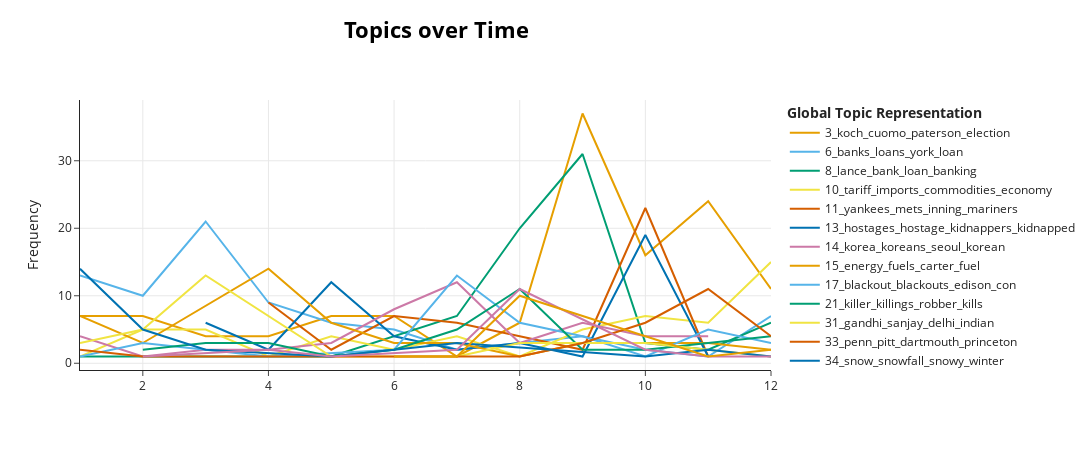

This figure's notebook cell:
### Code cell
tm.model.visualize_topics_over_time(tm.topics_over_time[tm.topics_over_time.Topic.isin(tm.topic_filter.topics)])

### Figure 1 — Plotly figure (JSON) as saved in the notebook; plotly's stock layout.template omitted (floating-point values rounded to 4 significant figures)
{"data": [{"hoverinfo": "text", "hovertext": ["<b>Topic 3</b><br>Words: puerto, statehood, rico, rican, ricans", "<b>Topic 3</b><br>Words: runoff, goodman, mayor, legislature, primary", "<b>Topic 3</b><br>Words: primary, stamp, koch, vetoes, sept", "<b>Topic 3</b><br>Words: cuomo, mayor, mayoralty, ronan, mame", "<b>Topic 3</b><br>Words: carey, cuomo, beame, election, predict", "<b>Topic 3</b><br>Words: byrne, bateman, mayor, campaign, badillo", "<b>Topic 3</b><br>Words: abzug, defense, strike, denounce, opponents", "<b>Topic 3</b><br>Words: cuomo, beame, ballot, striking, campaign", "<b>Topic 3</b><br>Words: koch, cuomo, endorses, paterson, candidates", "<b>Topic 3</b><br>Words: byrne, koch, bateman, debate, candidates", "<b>Topic 3</b><br>Words: koch, mayor, paterson, mayoral, deputy", "<b>Topic 3</b><br>Words: koch, officials, council, veto, commissioner"], "marker": {"color": "#E69F00"}, "mode": "lines", "name": "3_koch_cuomo_paterson_election", "type": "scatter", "x": [1, 2, 3, 4, 5, 6, 7, 8, 9, 10, 11, 12], "y": [7, 7, 4, 4, 7, 7, 1, 6, 37, 16, 24, 11]}, {"hoverinfo": "text", "hovertext": ["<b>Topic 6</b><br>Words: banks, bank, bankers, loans, finances", "<b>Topic 6</b><br>Words: loan, repayment, repay, york, treasury", "<b>Topic 6</b><br>Words: debt, loan, bond, banks, bonds", "<b>Topic 6</b><br>Words: loans, loan, borrowing, mortgage, budget", "<b>Topic 6</b><br>Words: bonds, securities, million, tax, koch", "<b>Topic 6</b><br>Words: spending, budget, city, deficit, albany", "<b>Topic 6</b><br>Words: budgets, towns, bankers, biwon, city", "<b>Topic 6</b><br>Words: agencies, productivity, policy, banding, beame", "<b>Topic 6</b><br>Words: note, fiscal, bonds, sales, sale", "<b>Topic 6</b><br>Words: budget, efficiency, klein, ceta, drawback", "<b>Topic 6</b><br>Words: moody, nevi, cancel, note, york", "<b>Topic 6</b><br>Words: financing, loans, fiscal, rebuilding, budget"], "marker": {"color": "#56B4E9"}, "mode": "lines", "name": "6_banks_loans_york_loan", "type": "scatter", "x": [1, 2, 3, 4, 5, 6, 7, 8, 9, 10, 11, 12], "y": [13, 10, 21, 9, 6, 5, 2, 3, 4, 2, 1, 7]}, {"hoverinfo": "text", "hovertext": ["<b>Topic 8</b><br>Words: accountants, accused, abusing, power, rule", "<b>Topic 8</b><br>Words: axelson, treasury, withdraws, consideration, post", "<b>Topic 8</b><br>Words: banking, slowed, electronic, habits, fears", "<b>Topic 8</b><br>Words: bankruptcy, loan, lance, debt, bank", "<b>Topic 8</b><br>Words: lance, loan, finances, inquiry, disclosure", "<b>Topic 8</b><br>Words: lance, resignation, percy, disputed, abused", "<b>Topic 8</b><br>Words: fleming, enthusiasm, lance, bank, loneliness", "<b>Topic 8</b><br>Words: lance, jury, repaying, banks, reported", "<b>Topic 8</b><br>Words: banks, bank, regulation, regulatory, regulators"], "marker": {"color": "#009E73"}, "mode": "lines", "name": "8_lance_bank_loan_banking", "type": "scatter", "x": [1, 3, 5, 7, 8, 9, 10, 11, 12], "y": [1, 1, 1, 7, 20, 31, 3, 2, 6]}, {"hoverinfo": "text", "hovertext": ["<b>Topic 10</b><br>Words: staff, cut, shift, goals, to", "<b>Topic 10</b><br>Words: capitalist, theorist, crisis, china, peasants", "<b>Topic 10</b><br>Words: tariff, economy, commodities, deficit, imports", "<b>Topic 10</b><br>Words: geneva, commodities, collapse, fund, efforts", "<b>Topic 10</b><br>Words: economic, industry, labor, textile, imports", "<b>Topic 10</b><br>Words: nations, aid, accord, demands, needy", "<b>Topic 10</b><br>Words: europeans, investing, deficit, tax, japan", "<b>Topic 10</b><br>Words: vw, bug, phased, out, being", "<b>Topic 10</b><br>Words: youngstown, steel, bankers, market, bid", "<b>Topic 10</b><br>Words: exporters, imports, economics, steel, market", "<b>Topic 10</b><br>Words: investments, deficit, imports, goods, slackening", "<b>Topic 10</b><br>Words: japan, japanese, imports, imported, foreign"], "marker": {"color": "#F0E442"}, "mode": "lines", "name": "10_tariff_imports_commodities_economy", "type": "scatter", "x": [1, 2, 3, 4, 5, 6, 7, 8, 9, 10, 11, 12], "y": [1, 5, 5, 1, 4, 2, 4, 1, 5, 7, 6, 15]}, {"hoverinfo": "text", "hovertext": ["<b>Topic 11</b><br>Words: mets, yankees, pitching, cubs, baseball", "<b>Topic 11</b><br>Words: mets, homer, yanks, win, munson", "<b>Topic 11</b><br>Words: mets, sox, pitcher, homer, frazier", "<b>Topic 11</b><br>Words: outfielder, bat, brewers, homer, cricket", "<b>Topic 11</b><br>Words: mets, brewers, mariners, sox, giants", "<b>Topic 11</b><br>Words: jackson, baltimore, munson, kingman, belts", "<b>Topic 11</b><br>Words: yankees, inning, dodgers, mets, innings", "<b>Topic 11</b><br>Words: spenders, baseball, pretenders, big, vs"], "marker": {"color": "#D55E00"}, "mode": "lines", "name": "11_yankees_mets_inning_mariners", "type": "scatter", "x": [4, 5, 6, 7, 8, 9, 10, 11], "y": [9, 2, 7, 6, 4, 2, 23, 1]}, {"hoverinfo": "text", "hovertext": ["<b>Topic 13</b><br>Words: hostages, hostage, moslems, kidnapping, gunmen", "<b>Topic 13</b><br>Words: guerrillas, army, prosecutor, fight, slain", "<b>Topic 13</b><br>Words: moluccans, dutch, hostages, netherlands, kidnappers", "<b>Topic 13</b><br>Words: siege, yugoslavs, captive, croats, shooting", "<b>Topic 13</b><br>Words: hostages, hostage, hijackers, hanafis, escape", "<b>Topic 13</b><br>Words: prisoners, killers, four, title, ulster", "<b>Topic 13</b><br>Words: hijackers, japanese, air, meet, willing", "<b>Topic 13</b><br>Words: hijackers, hostages, hijacked, hostage, hijacker", "<b>Topic 13</b><br>Words: kidnappers, dutchman, paid, million, wealthy"], "marker": {"color": "#0072B2"}, "mode": "lines", "name": "13_hostages_hostage_kidnappers_kidnapped", "type": "scatter", "x": [3, 4, 5, 6, 7, 8, 9, 10, 11], "y": [6, 2, 12, 4, 2, 3, 1, 19, 1]}, {"hoverinfo": "text", "hovertext": ["<b>Topic 14</b><br>Words: bribery, korean, lobbyist, indonesia, solicitors", "<b>Topic 14</b><br>Words: indonesia, chief, oil, concerns, charges", "<b>Topic 14</b><br>Words: congressmen, inquiry, lobby, tax, korea", "<b>Topic 14</b><br>Words: seoul, singapore, dissidents, political, critics", "<b>Topic 14</b><br>Words: korea, carter, military, defends, policy", "<b>Topic 14</b><br>Words: korea, korean, tong, disclose, dealings", "<b>Topic 14</b><br>Words: korea, koreans, korean, koreanfavors, prosecutor", "<b>Topic 14</b><br>Words: jaworski, korea, korean, tongsun, testimony", "<b>Topic 14</b><br>Words: korea, tongsun, korean, indicted, southkorearejectsu", "<b>Topic 14</b><br>Words: koreans, korea, seoul, korean, scandal", "<b>Topic 14</b><br>Words: seoul, korean, tongsun, park, carter"], "marker": {"color": "#CC79A7"}, "mode": "lines", "name": "14_korea_koreans_seoul_korean", "type": "scatter", "x": [1, 2, 3, 4, 5, 6, 7, 8, 9, 10, 11], "y": [4, 1, 2, 2, 3, 8, 12, 3, 6, 4, 4]}, {"hoverinfo": "text", "hovertext": ["<b>Topic 15</b><br>Words: heating, fuels, fuel, energy, heat", "<b>Topic 15</b><br>Words: fuel, gas, carter, coast, plans", "<b>Topic 15</b><br>Words: energy, scarcity, fuel, policy, carter", "<b>Topic 15</b><br>Words: energy, powers, bill, carter, czar", "<b>Topic 15</b><br>Words: energy, house, fuel, power, gas", "<b>Topic 15</b><br>Words: carter, gasoline, gas, president, proposal", "<b>Topic 15</b><br>Words: conserve, energy, president, house, program", "<b>Topic 15</b><br>Words: senate, propane, power, reform, energy", "<b>Topic 15</b><br>Words: energy, haste, bill, arguing, overconfidence", "<b>Topic 15</b><br>Words: energy, demand, gas, crisis, compromise", "<b>Topic 15</b><br>Words: energy, gas, bill, carter, accord"], "marker": {"color": "#E69F00"}, "mode": "lines", "name": "15_energy_fuels_carter_fuel", "type": "scatter", "x": [1, 2, 4, 5, 6, 7, 8, 9, 10, 11, 12], "y": [7, 3, 14, 6, 3, 3, 1, 3, 3, 3, 2]}, {"hoverinfo": "text", "hovertext": ["<b>Topic 17</b><br>Words: title, page, front, , ", "<b>Topic 17</b><br>Words: transportation, transport, subways, rail, gear", "<b>Topic 17</b><br>Words: marathon, train, dash, rush, dans", "<b>Topic 17</b><br>Words: floodwaters, in, the, way, of", "<b>Topic 17</b><br>Words: amtrak, freight, beach, jersey, derailment", "<b>Topic 17</b><br>Words: blackouts, blackout, delay, disrupted, ed", "<b>Topic 17</b><br>Words: blackout, edison, con, utilities, failure", "<b>Topic 17</b><br>Words: westchester, york, subway, cities, blackout", "<b>Topic 17</b><br>Words: dukes, tyrone, york, times, the", "<b>Topic 17</b><br>Words: flood, flooded, blackout, amtrak, rain", "<b>Topic 17</b><br>Words: traffic, ed, mayor, repair, plan"], "marker": {"color": "#56B4E9"}, "mode": "lines", "name": "17_blackout_blackouts_edison_con", "type": "scatter", "x": [1, 2, 3, 4, 6, 7, 8, 9, 10, 11, 12], "y": [1, 3, 2, 1, 2, 13, 6, 4, 1, 5, 3]}, {"hoverinfo": "text", "hovertext": ["<b>Topic 21</b><br>Words: militant, five, rochelle, gunman, kills", "<b>Topic 21</b><br>Words: suspects, deaths, lewisboro, arsonist, arrested", "<b>Topic 21</b><br>Words: slain, quinlan, fourth, family, jamaica", "<b>Topic 21</b><br>Words: robber, cab, bank, ride, takes", "<b>Topic 21</b><br>Words: robbery, postmaster, killer, street, wounds", "<b>Topic 21</b><br>Words: killings, deaths, slain, slayings, surrenders", "<b>Topic 21</b><br>Words: killer, kills, 44, victims, killed", "<b>Topic 21</b><br>Words: kills, wounds, chinatown, slain, palsy", "<b>Topic 21</b><br>Words: robber, park, shot, chase, bank", "<b>Topic 21</b><br>Words: robbers, detective, street, kills, killed"], "marker": {"color": "#009E73"}, "mode": "lines", "name": "21_killer_killings_robber_kills", "type": "scatter", "x": [2, 3, 4, 5, 6, 7, 8, 9, 10, 12], "y": [2, 3, 3, 1, 2, 5, 11, 2, 2, 4]}, {"hoverinfo": "text", "hovertext": ["<b>Topic 31</b><br>Words: gandhi, mrs, india, democracy, murdering", "<b>Topic 31</b><br>Words: gandhi, sanjay, mrs, aide, opposition", "<b>Topic 31</b><br>Words: gandhi, delhi, desai, india, indian", "<b>Topic 31</b><br>Words: democratic, government, indian, restored, weeks", "<b>Topic 31</b><br>Words: bandaranaike, lanka, sri, beaten, party", "<b>Topic 31</b><br>Words: gandhi, lanka, sri, aides, arrested", "<b>Topic 31</b><br>Words: gandhi, corruption, arrested, mrs, freed", "<b>Topic 31</b><br>Words: gandhi, split, congress, leadership, india"], "marker": {"color": "#F0E442"}, "mode": "lines", "name": "31_gandhi_sanjay_delhi_indian", "type": "scatter", "x": [1, 2, 3, 5, 7, 8, 10, 12], "y": [3, 5, 13, 1, 1, 3, 3, 1]}, {"hoverinfo": "text", "hovertext": ["<b>Topic 33</b><br>Words: bowl, seton, games, downs, rally", "<b>Topic 33</b><br>Words: clemson, maryland, 78, 84, ", "<b>Topic 33</b><br>Words: villanova, penn, relays, defeats, distance", "<b>Topic 33</b><br>Words: youngest, graduate, honor, 15, city", "<b>Topic 33</b><br>Words: giants, patriots, offense, victory, opener", "<b>Topic 33</b><br>Words: lions, loss, 7th, passes, pace", "<b>Topic 33</b><br>Words: penn, stadium, michigan, dartmouth, princeton", "<b>Topic 33</b><br>Words: harvard, princeton, pitt, dartmouth, yale", "<b>Topic 33</b><br>Words: united, payton, victory, pius, division"], "marker": {"color": "#D55E00"}, "mode": "lines", "name": "33_penn_pitt_dartmouth_princeton", "type": "scatter", "x": [1, 2, 4, 5, 8, 9, 10, 11, 12], "y": [2, 1, 1, 1, 1, 3, 6, 11, 4]}, {"hoverinfo": "text", "hovertext": ["<b>Topic 34</b><br>Words: snowfall, snow, freezing, precipitation, cold", "<b>Topic 34</b><br>Words: snow, snowy, buffalo, snowdrifts, winter", "<b>Topic 34</b><br>Words: snow, cold, spring, watertown, lining", "<b>Topic 34</b><br>Words: winter, snow, spring, feisty, hurrah", "<b>Topic 34</b><br>Words: thermometer, july, low, hottest, 100", "<b>Topic 34</b><br>Words: colgate, star, 7th, row, rolls", "<b>Topic 34</b><br>Words: front, title, zoo, birds, page", "<b>Topic 34</b><br>Words: ice, day, where, to, an"], "marker": {"color": "#0072B2"}, "mode": "lines", "name": "34_snow_snowfall_snowy_winter", "type": "scatter", "x": [1, 2, 3, 5, 7, 10, 11, 12], "y": [14, 5, 2, 1, 3, 1, 2, 1]}, {"hoverinfo": "text", "hovertext": ["<b>Topic 46</b><br>Words: banks, officials, criticize, inquiry, york", "<b>Topic 46</b><br>Words: charges, clergymen, pornography, fiscal, burlington", "<b>Topic 46</b><br>Words: accused, beame, million, agency, asks", "<b>Topic 46</b><br>Words: disclosure, inquiry, ordered, us, supported", "<b>Topic 46</b><br>Words: beame, accuses, alleged, fraud, crisis", "<b>Topic 46</b><br>Words: options, attack, market, trading, orders", "<b>Topic 46</b><br>Words: beams, charges, evidence, distorted, ", "<b>Topic 46</b><br>Words: deadline, curbs, puts, trading, end"], "marker": {"color": "#CC79A7"}, "mode": "lines", "name": "46_fraud_beame_charges_disclosure", "type": "scatter", "x": [2, 4, 5, 7, 8, 10, 11, 12], "y": [1, 2, 1, 2, 11, 2, 1, 1]}, {"hoverinfo": "text", "hovertext": ["<b>Topic 59</b><br>Words: rapists, execution, court, high, rules", "<b>Topic 59</b><br>Words: loner, gunman, life, fed, up", "<b>Topic 59</b><br>Words: sam, suspect, murders, shooting, yonkers", "<b>Topic 59</b><br>Words: ryan, killing, suspect, officer, convicted", "<b>Topic 59</b><br>Words: mcguire, acquitted, officer, wagner, police"], "marker": {"color": "#E69F00"}, "mode": "lines", "name": "59_suspect_murders_sam_acquitted", "type": "scatter", "x": [6, 7, 8, 11, 12], "y": [1, 1, 10, 1, 2]}], "layout": {"height": 450, "hoverlabel": {"bgcolor": "white", "font": {"family": "Rockwell", "size": 16}}, "legend": {"title": {"text": "<b>Global Topic Representation"}}, "title": {"font": {"color": "Black", "size": 22}, "text": "<b>Topics over Time</b>", "x": 0.4, "xanchor": "center", "y": 0.95, "yanchor": "top"}, "width": 1250, "xaxis": {"showgrid": true}, "yaxis": {"showgrid": true, "title": {"text": "Frequency"}}}}
